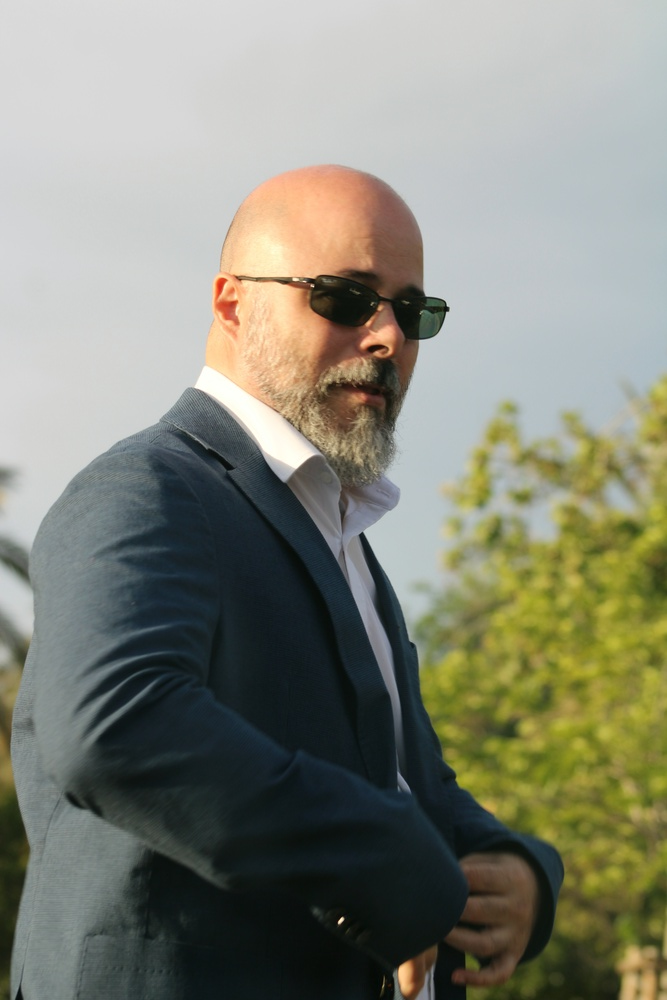
#> input picture seleccion/2024-04-28-19-35-14.jpg, 667 x 1000 px, shrunk from 4000 x 6000 before the run, found by its file name; its folder holds only this picture in this run
$ python '001-recorte redes sociales.py'
#> lines starting #> are read from the running program, lines starting #| are printed output that depends on the picture
import cv2
import os
from PIL import Image

# Configuración
input_folder = "seleccion"
output_folder = "recortadas"
face_cascade = cv2.CascadeClassifier(cv2.data.haarcascades + 'haarcascade_frontalface_default.xml')

# Crear carpeta de salida si no existe
os.makedirs(output_folder, exist_ok=True)

def crop_centered_on_face(img_path, output_path):
#> called with img_path = 'seleccion/2024-04-28-19-35-14.jpg', output_path = 'recortadas/2024-04-28-19-35-14.jpg'
    img_cv = cv2.imread(img_path)
#> img_cv is the input picture: shape (1000, 667, 3); mean B, G, R 120.3, 134.2, 132.7
    gray = cv2.cvtColor(img_cv, cv2.COLOR_BGR2GRAY)
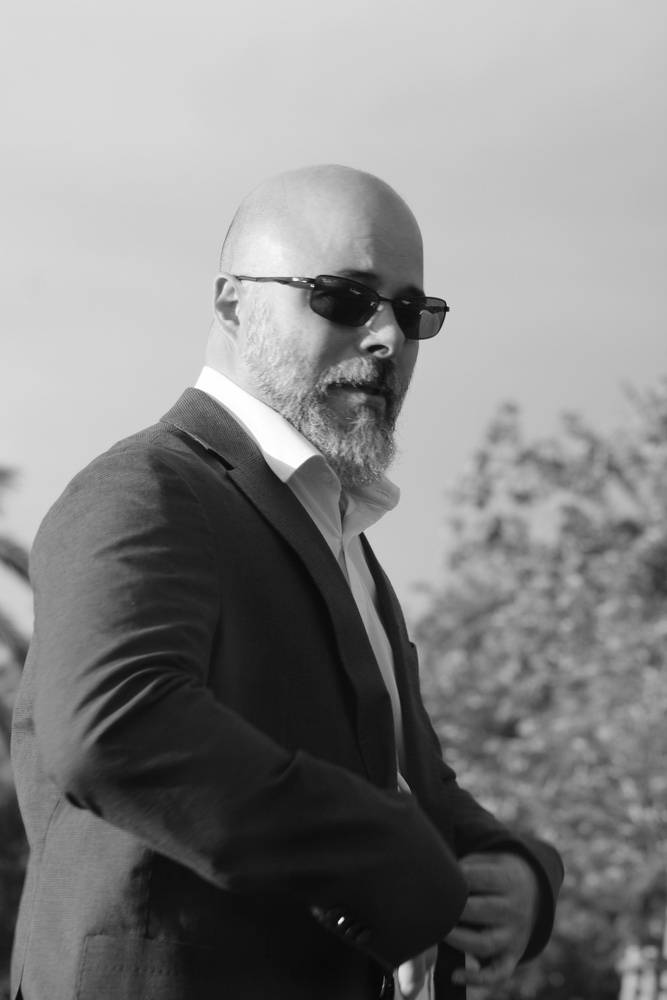
#> gray: shape (1000, 667); min 4, max 255, mean 132.1
    faces = face_cascade.detectMultiScale(gray, scaleFactor=1.1, minNeighbors=5)
#> faces = [[199, 208, 241, 241]]

    if len(faces) == 0:
        print(f"No face detected in {img_path}")
        return

    # Elegir la cara más grande
    x, y, w, h = sorted(faces, key=lambda f: f[2] * f[3], reverse=True)[0]
#> x = 199; y = 208; w = 241; h = 241
    cx, cy = x + w // 2, y + h // 2
#> cx = 319; cy = 328

    # Calcular tamaño del recorte cuadrado (el doble del max entre w y h de la cara)
    face_size = max(w, h)
#> face_size = 241
    crop_size = int(face_size * 2)
#> crop_size = 482

    img_h, img_w = img_cv.shape[:2]
#> img_h = 1000; img_w = 667

    # Calcular límites del recorte sin salirse de la imagen
    left = max(0, cx - crop_size // 2)
#> left = 78
    right = min(img_w, cx + crop_size // 2)
#> right = 560
    top = max(0, cy - crop_size // 2)
#> top = 87
    bottom = min(img_h, cy + crop_size // 2)
#> bottom = 569

    # Ajustar para mantener 1:1 sin crear borde vacío
    crop_w = right - left
#> crop_w = 482
    crop_h = bottom - top
#> crop_h = 482
    final_size = min(crop_w, crop_h)
#> final_size = 482

    # Reajustar centro si es necesario
    cx = (left + right) // 2
    cy = (top + bottom) // 2
    left = max(0, cx - final_size // 2)
    top = max(0, cy - final_size // 2)
    right = left + final_size
    bottom = top + final_size

    # Recortar y guardar
    cropped = img_cv[top:bottom, left:right]
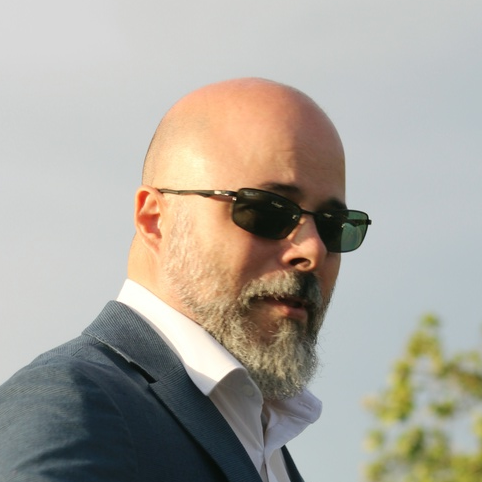
#> cropped: shape (482, 482, 3); mean B, G, R 157, 165.9, 170.4
    img_pil = Image.fromarray(cv2.cvtColor(cropped, cv2.COLOR_BGR2RGB))
    img_pil.save(output_path)
    print(f"Saved: {output_path}")

# Procesar todas las imágenes
for filename in os.listdir(input_folder):
    if filename.lower().endswith((".jpg", ".jpeg", ".png", ".bmp")):
        input_path = os.path.join(input_folder, filename)
        output_path = os.path.join(output_folder, filename)
        crop_centered_on_face(input_path, output_path)
